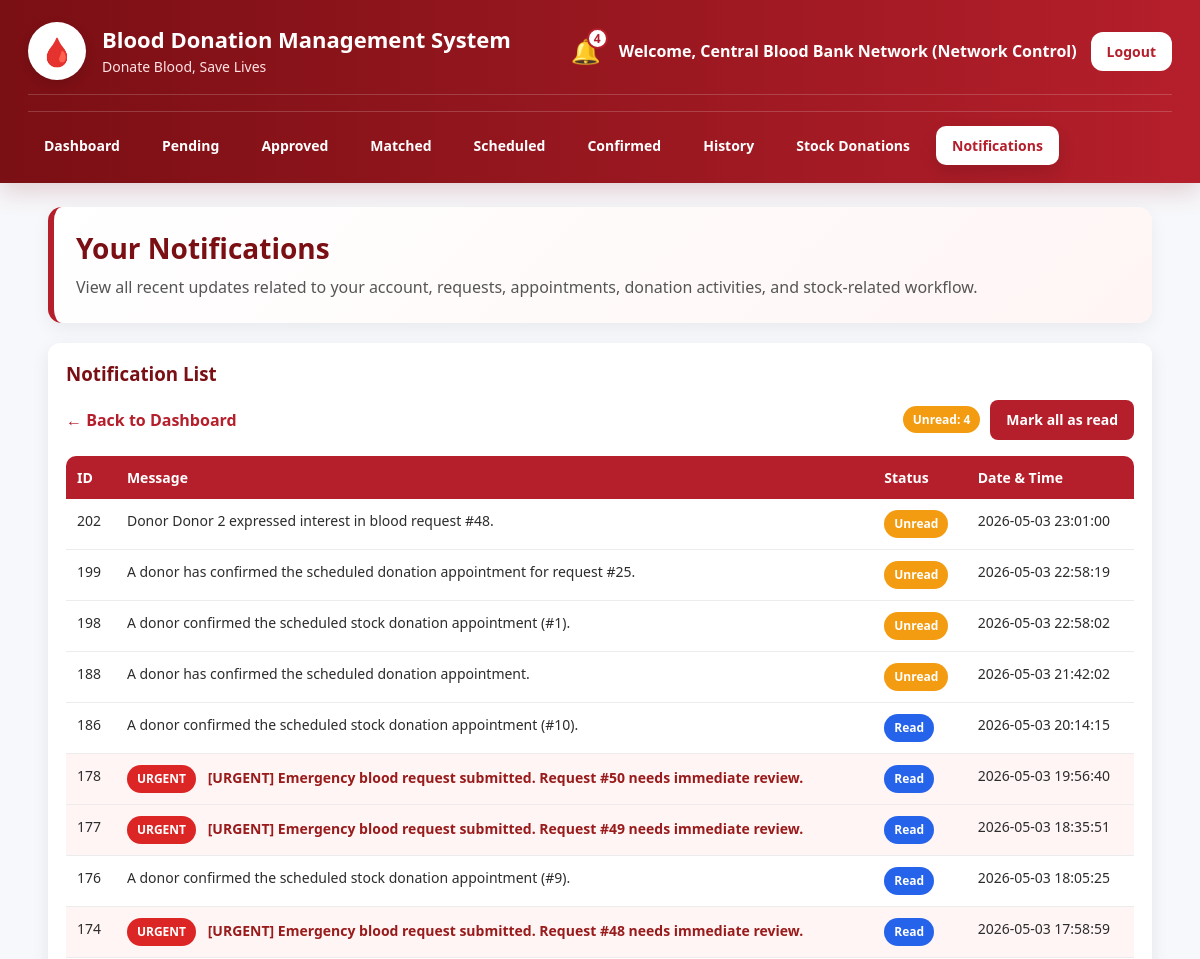
Page /dashboard/notifications.php (signed in, upper part) on the earlier database version.
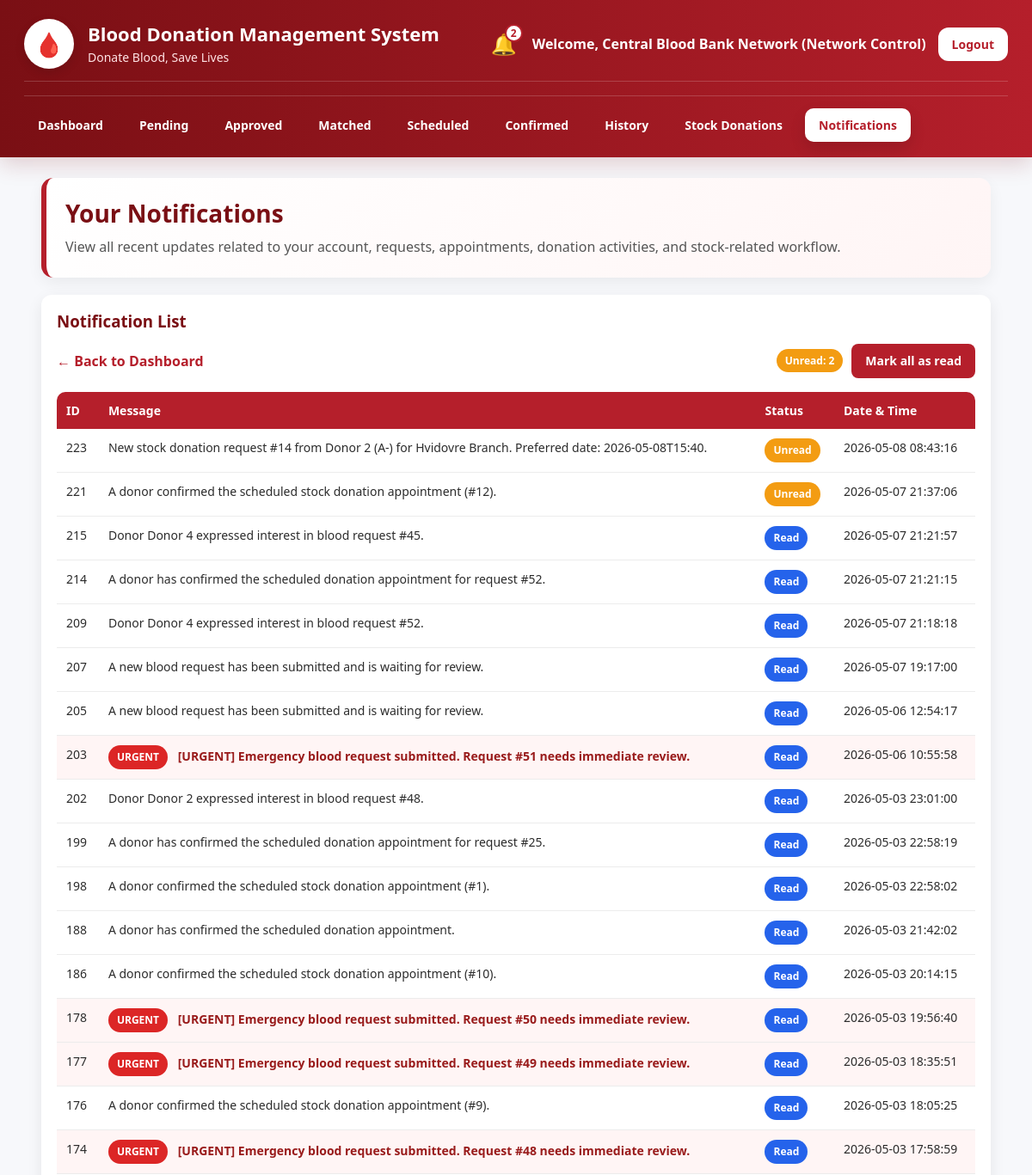
Same page on the later database version.
### tables this page shows
CREATE TABLE `notifications` (
  `id` int(11) NOT NULL,
  `user_id` int(11) NOT NULL,
  `message` varchar(255) NOT NULL,
  `is_read` tinyint(1) DEFAULT 0,
  `created_at` timestamp NOT NULL DEFAULT current_timestamp()
);

### functions/network_helper.php (called while the page is built, shortened)
<?php
function getSystemName(){
    return 'Blood Donation Management System';
}
function getSystemTagline(){
    return 'Donate Blood, Save Lives';
}
function getBloodBankWelcomeLabel(){
    return 'Central Blood Bank Network';
}
?>

### dashboard/notifications.php (the view, shortened to what this page needs)
<?php
include '../config/db.php';
include '../functions/network_helper.php';
$user_id = (int)$_SESSION['user_id'];
$user_role = $_SESSION['role'];
$user_name = $_SESSION['name'] ?? 'User';
$is_admin = ($user_role === 'admin');
$role_label = ucfirst(str_replace('_', ' ', $user_role));
if($user_role === 'blood_bank'){
    $display_name = getBloodBankWelcomeLabel();
    $role_label = "Network Control";
} else {
    $display_name = $user_name;
}
$back_link = 'index.php';
if($user_role === 'donor'){
    $back_link = 'donor_dashboard.php';
} elseif($user_role === 'recipient'){
    $back_link = 'recipient_dashboard.php';
} elseif($user_role === 'blood_bank'){
    $back_link = 'blood_bank_dashboard.php';
} elseif($user_role === 'admin'){
    $back_link = 'admin_dashboard.php';
}
if($is_admin){
    $admin_items = getAdminNotificationItems($conn, $user_id);
    $unread_count = getAdminNotificationCount($conn, $user_id);
    $stored_unread_count = getAdminUnreadStoredNotificationCount($conn, $user_id);
} else {
    $notif_stmt = mysqli_prepare($conn, "
        SELECT id, user_id, message, is_read, created_at
        FROM notifications
        WHERE user_id = ?
        ORDER BY created_at DESC
    ");
    mysqli_stmt_bind_param($notif_stmt, "i", $user_id);
    mysqli_stmt_execute($notif_stmt);
    $notif_result = mysqli_stmt_get_result($notif_stmt);
    $count_stmt = mysqli_prepare($conn, "
        SELECT COUNT(*) AS total
        FROM notifications
        WHERE user_id = ? AND is_read = 0
    ");
    mysqli_stmt_bind_param($count_stmt, "i", $user_id);
    mysqli_stmt_execute($count_stmt);
    $count_result = mysqli_stmt_get_result($count_stmt);
    $count_data = mysqli_fetch_assoc($count_result);
    $unread_count = (int)($count_data['total'] ?? 0);
}
?>
<!DOCTYPE html>
<html>
<head>
    <link rel="stylesheet" href="assets/style.css">
</head>
<body>
<div class="topbar topbar-full">
    <div class="container">
        <div class="topbar-header">
            <div class="topbar-left">
                <div class="logo">🩸</div>
                <div class="brand-text">
                    <h2><?php echo htmlspecialchars(getSystemName()); ?></h2>
                    <p><?php echo htmlspecialchars(getSystemTagline()); ?></p>
                </div>
            </div>
            <div class="topbar-right">
                <a href="notifications.php" class="notify" title="Notifications">
                    🔔
                    <span class="notify-badge"><?php echo (int)$unread_count; ?></span>
                </a>
                <span class="topbar-user-text">
                    Welcome, <?php echo htmlspecialchars($display_name); ?> (<?php echo htmlspecialchars($role_label); ?>)
                </span>
                <a class="btn btn-logout" href="../auth/logout.php">Logout</a>
            </div>
        </div>
        <div class="topbar-menu">
            <?php if($user_role === 'donor'){ ?>
                <a href="donor_dashboard.php">Dashboard</a>
                <a href="donor_compatible_requests.php">Compatible Requests</a>
                <a href="donor_interested_requests.php">Interested Requests</a>
                <a href="donate_to_stock.php">Donate to Stock</a>
                <a href="donor_appointments.php">Appointments</a>
                <a href="donor_history.php">History</a>
                <a href="donor_profile.php">Profile</a>
                <a href="notifications.php" class="active">Notifications</a>
            <?php } elseif($user_role === 'blood_bank'){ ?>
                <a href="blood_bank_dashboard.php">Dashboard</a>
                <a href="blood_bank_pending.php">Pending</a>
                <a href="blood_bank_approved.php">Approved</a>
                <a href="blood_bank_matched.php">Matched</a>
                <a href="blood_bank_scheduled.php">Scheduled</a>
                <a href="blood_bank_confirmed.php">Confirmed</a>
                <a href="blood_bank_history.php">History</a>
                <a href="blood_bank_stock_requests.php">Stock Donations</a>
                <a href="notifications.php" class="active">Notifications</a>
            <?php } ?>
        </div>
    </div>
</div>
<div class="container">
    <div class="hero">
        <h1>Your Notifications</h1>
        <p>
            <?php if($is_admin){ ?>
                View live admin alerts related to urgent requests, pending reviews, stock requests, appointment reschedules, and recent system activity.
            <?php } else { ?>
                View all recent updates related to your account, requests, appointments, donation activities, and stock-related workflow.
            <?php } ?>
        </p>
    </div>
    <div class="card">
        <h3>Notification List</h3>
        <div class="notification-toolbar">
            <a class="link" href="<?php echo htmlspecialchars($back_link); ?>">← Back to Dashboard</a>
            <div class="notification-actions">
                <span class="badge badge-pending">
                    <?php echo $is_admin ? 'Live Alerts: ' : 'Unread: '; ?><?php echo (int)$unread_count; ?>
                </span>
                <?php if($is_admin){ ?>
                    <?php if(isset($stored_unread_count) && $stored_unread_count > 0){ ?>
                        <a class="btn btn-primary" href="notifications.php?mark=all">Mark all as read</a>
                    <?php } ?>
                <?php } else { ?>
                    <?php if($unread_count > 0){ ?>
                        <a class="btn btn-primary" href="notifications.php?mark=all">Mark all as read</a>
                    <?php } ?>
                <?php } ?>
            </div>
        </div>
        <div class="notif-table-wrap">
            <?php if($is_admin){ ?>
                <?php if(!empty($admin_items)){ ?>
                    <table class="notification-table">
                        <tr>
                            <th>Type</th>
                            <th>Message</th>
                            <th>Date & Time</th>
                        </tr>
                        <?php foreach($admin_items as $item){ ?>
                            <?php
                            $rowClass = ($item['type'] === 'urgent') ? 'urgent-row' : '';
                            $badgeClass = 'badge-completed';
                            $badgeText = 'Recent';
                            if($item['type'] === 'urgent'){
                                $badgeClass = 'badge-pending';
                                $badgeText = 'Urgent';
                            } elseif($item['type'] === 'warning'){
                                $badgeClass = 'badge-pending';
                                $badgeText = 'Warning';
                            } elseif($item['type'] === 'info'){
                                $badgeClass = 'badge-accepted';
                                $badgeText = 'Info';
                            } elseif($item['type'] === 'stored_unread'){
                                $badgeClass = 'badge-pending';
                                $badgeText = 'Unread';
                            } elseif($item['type'] === 'stored_read'){
                                $badgeClass = 'badge-completed';
                                $badgeText = 'Read';
                            }
                            ?>
                            <tr class="<?php echo $rowClass; ?>">
                                <td>
                                    <span class="badge <?php echo htmlspecialchars($badgeClass); ?>">
                                        <?php echo htmlspecialchars($badgeText); ?>
                                    </span>
                                </td>
                                <td>
                                    <strong><?php echo htmlspecialchars($item['title']); ?></strong>
                                    <br>
                                    <?php echo htmlspecialchars($item['message']); ?>
                                </td>
                                <td><?php echo htmlspecialchars($item['created_at']); ?></td>
                            </tr>
                        <?php } ?>
                    </table>
                <?php } else { ?>
                    <p>No admin alerts available.</p>
                <?php } ?>
            <?php } else { ?>
                <?php if(mysqli_num_rows($notif_result) > 0){ ?>
                    <table class="notification-table">
                        <tr>
                            <th>ID</th>
                            <th>Message</th>
                            <th>Status</th>
                            <th>Date & Time</th>
                        </tr>
                        <?php while($row = mysqli_fetch_assoc($notif_result)){ ?>
                            <?php
                            $isUrgent = (stripos($row['message'], '[URGENT]') !== false);
                            if($row['is_read']){
                                $status_badge = "<span class='badge badge-completed'>Read</span>";
                            } else {
                                $status_badge = "<span class='badge badge-pending'>Unread</span>";
                            }
                            ?>
                            <tr class="<?php echo $isUrgent ? 'urgent-row' : ''; ?>">
                                <td><?php echo htmlspecialchars($row['id']); ?></td>
                                <td>
                                    <?php if($isUrgent){ ?>
                                        <span class="urgent-pill">URGENT</span>
                                        <span class="urgent-message"><?php echo htmlspecialchars($row['message']); ?></span>
                                    <?php } else { ?>
                                        <?php echo htmlspecialchars($row['message']); ?>
                                    <?php } ?>
                                </td>
                                <td><?php echo $status_badge; ?></td>
                                <td><?php echo htmlspecialchars($row['created_at']); ?></td>
                            </tr>
                        <?php } ?>
                    </table>
                <?php } else { ?>
                    <p>No notifications available.</p>
                <?php } ?>
            <?php } ?>
        </div>
    </div>
</div>
</body>
</html>

Differences in the rows shown:
added notifications: id "223", message "New stock donation request #14 from Donor 2 (A-) for Hvidovre Branch. Preferred date: 2026-05-08T15:40.", is_read "Unread", created_at "2026-05-08 08:43:16"
added notifications: id "221", message "A donor confirmed the scheduled stock donation appointment (#12).", is_read "Unread", created_at "2026-05-07 21:37:06"
added notifications: id "215", message "Donor Donor 4 expressed interest in blood request #45.", is_read "Read", created_at "2026-05-07 21:21:57"
added notifications: id "214", message "A donor has confirmed the scheduled donation appointment for request #52.", is_read "Read", created_at "2026-05-07 21:21:15"
added notifications: id "209", message "Donor Donor 4 expressed interest in blood request #52.", is_read "Read", created_at "2026-05-07 21:18:18"
added notifications: id "207", message "A new blood request has been submitted and is waiting for review.", is_read "Read", created_at "2026-05-07 19:17:00"
added notifications: id "205", message "A new blood request has been submitted and is waiting for review.", is_read "Read", created_at "2026-05-06 12:54:17"
added notifications: id "203", message "[URGENT] Emergency blood request submitted. Request #51 needs immediate review.", is_read "Read", created_at "2026-05-06 10:55:58"
changed notifications "Donor Donor 2 expressed interest in blood request #48.": is_read "Unread" → "Read"
changed notifications "A donor has confirmed the scheduled donation appointment for request #25.": is_read "Unread" → "Read"
changed notifications "A donor confirmed the scheduled stock donation appointment (#1).": is_read "Unread" → "Read"
changed notifications "A donor has confirmed the scheduled donation appointment.": is_read "Unread" → "Read"
Other differences:
$unread_count: "4" → "2"
